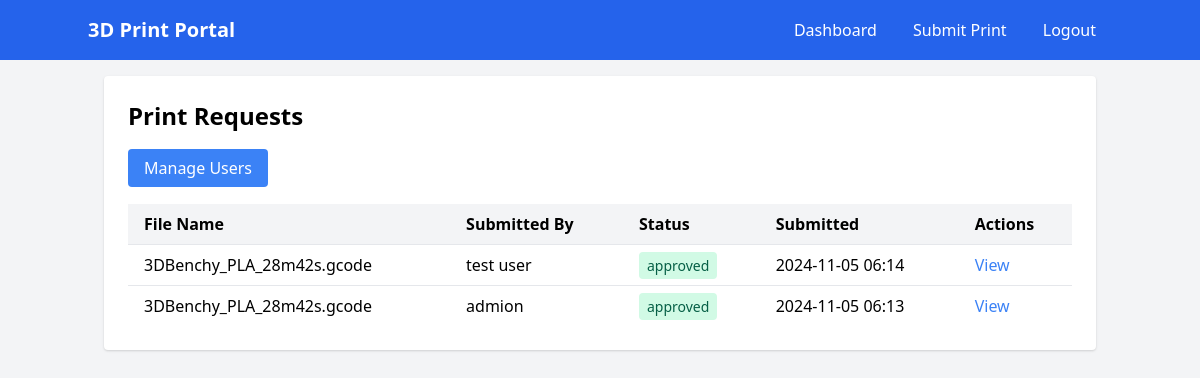
The page /dashboard (signed in) on the database as committed earlier.
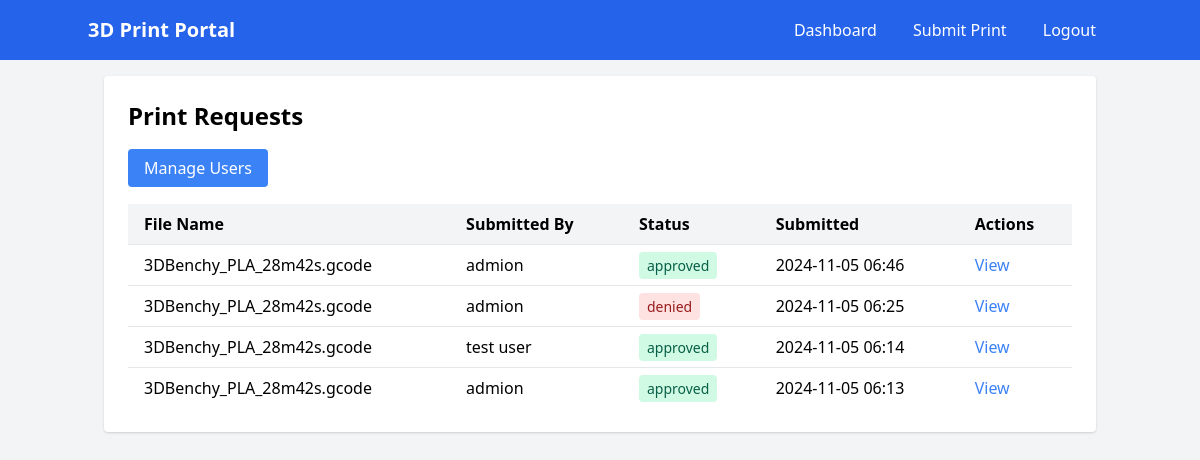
The same page on the database as committed later.
### app.py (models this page shows)
class PrintRequest(db.Model):
    id = db.Column(db.Integer, primary_key=True)
    filename = db.Column(db.String(120), nullable=False)
    filepath = db.Column(db.String(200), nullable=False)
    status = db.Column(db.String(20), default="pending")
    timestamp = db.Column(db.DateTime, default=datetime.utcnow)
    user_id = db.Column(db.Integer, db.ForeignKey("user.id"), nullable=False)
    notes = db.Column(db.Text)
    estimated_time = db.Column(db.Integer)
    material_type = db.Column(db.String(50))
    material_amount = db.Column(db.Float)
    layer_height = db.Column(db.Float)

class User(UserMixin, db.Model):
    id = db.Column(db.Integer, primary_key=True)
    username = db.Column(db.String(80), unique=True, nullable=False)
    email = db.Column(db.String(120), unique=True, nullable=False)
    id_number = db.Column(db.String(20), unique=True, nullable=False)
    password_hash = db.Column(db.String(120), nullable=False)
    is_admin = db.Column(db.Boolean, default=False)
    print_requests = db.relationship("PrintRequest", backref="user", lazy=True)

### app.py (the view)
@app.route("/dashboard")
@login_required
def dashboard():
    if current_user.is_admin:
        print_requests = PrintRequest.query.order_by(
            PrintRequest.timestamp.desc()
        ).all()
    else:
        print_requests = (
            PrintRequest.query.filter_by(user_id=current_user.id)
            .order_by(PrintRequest.timestamp.desc())
            .all()
        )
    return render_template("dashboard.html", print_requests=print_requests)

### app.py (called while the page is built)
@login_manager.user_loader
def load_user(user_id):
    return db.session.get(User, int(user_id))

### templates/dashboard.html
{% extends "base.html" %}
{% block content %}
<div class="bg-white p-6 rounded shadow">
    <h2 class="text-2xl font-bold mb-6">Print Requests</h2>
    {% if current_user.is_admin %}
    <div class="mb-6">
        <a href="{{ url_for('manage_users') }}"
           class="bg-blue-500 text-white px-4 py-2 rounded hover:bg-blue-600">
            Manage Users
        </a>
    </div>
    {% endif %}
    <table class="w-full">
        <thead>
            <tr class="bg-gray-100">
                <th class="px-4 py-2 text-left">File Name</th>
                <th class="px-4 py-2 text-left">Submitted By</th>
                <th class="px-4 py-2 text-left">Status</th>
                <th class="px-4 py-2 text-left">Submitted</th>
                <th class="px-4 py-2 text-left">Actions</th>
            </tr>
        </thead>
        <tbody>
            {% for request in print_requests %}
            <tr class="border-t">
                <td class="px-4 py-2">{{ request.filename }}</td>
                <td class="px-4 py-2">{{ request.user.username }}</td>
                <td class="px-4 py-2">
                    <span class="px-2 py-1 rounded text-sm
                        {% if request.status == 'pending' %}bg-yellow-100 text-yellow-800
                        {% elif request.status == 'approved' %}bg-green-100 text-green-800
                        {% elif request.status == 'denied' %}bg-red-100 text-red-800
                        {% endif %}">
                        {{ request.status }}
                    </span>
                </td>
                <td class="px-4 py-2">{{ request.timestamp.strftime('%Y-%m-%d %H:%M') }}</td>
                <td class="px-4 py-2">
                    <a href="{{ url_for('view_request', request_id=request.id) }}"
                       class="text-blue-500 hover:text-blue-700">View</a>
                </td>
            </tr>
            {% endfor %}
        </tbody>
    </table>
</div>
{% endblock %}

### templates/base.html (shortened to what this page needs)
<!DOCTYPE html>
<html lang="en">
<head>
    <link href="https://cdn.jsdelivr.net/npm/tailwindcss@2.2.19/dist/tailwind.min.css" rel="stylesheet">
</head>
<body class="bg-gray-100">
    <nav class="bg-blue-600 p-4 text-white">
        <div class="container mx-auto flex justify-between items-center">
            <a href="{{ url_for('index') }}" class="text-xl font-bold">3D Print Portal</a>
            {% if current_user.is_authenticated %}
            <div>
                <a href="{{ url_for('dashboard') }}" class="px-4 py-2">Dashboard</a>
                <a href="{{ url_for('submit_print') }}" class="px-4 py-2">Submit Print</a>
                <a href="{{ url_for('logout') }}" class="px-4 py-2">Logout</a>
            </div>
            {% endif %}
        </div>
    </nav>
    <div class="container mx-auto p-4">
        {% block content %}{% endblock %}
    </div>
</body>
</html>

Rows that differ between the two databases and show on the page:
added PrintRequest: filename "3DBenchy_PLA_28m42s.gcode", user.username "admion", status "approved", timestamp "2024-11-05 06:46"
added PrintRequest: filename "3DBenchy_PLA_28m42s.gcode", user.username "admion", status "denied", timestamp "2024-11-05 06:25"
